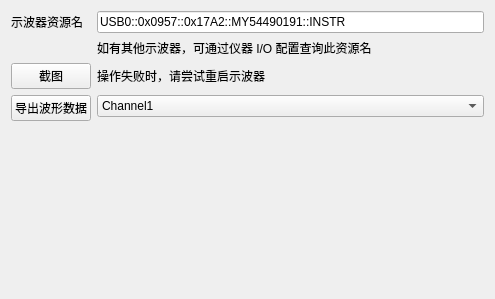
<?xml version="1.0" encoding="UTF-8"?>
<ui version="4.0">
 <class>Form</class>
 <widget class="QWidget" name="Form">
  <property name="geometry">
   <rect>
    <x>0</x>
    <y>0</y>
    <width>495</width>
    <height>299</height>
   </rect>
  </property>
  <property name="windowTitle">
   <string>Form</string>
  </property>
  <layout class="QFormLayout" name="formLayout">
   <item row="0" column="0">
    <widget class="QLabel" name="label">
     <property name="text">
      <string>示波器资源名</string>
     </property>
    </widget>
   </item>
   <item row="0" column="1">
    <widget class="QLineEdit" name="resource">
     <property name="text">
      <string>USB0::0x0957::0x17A2::MY54490191::INSTR</string>
     </property>
    </widget>
   </item>
   <item row="1" column="1">
    <widget class="QLabel" name="label_3">
     <property name="text">
      <string>如有其他示波器，可通过仪器 I/O 配置查询此资源名</string>
     </property>
    </widget>
   </item>
   <item row="2" column="1">
    <widget class="QLabel" name="label_2">
     <property name="text">
      <string>操作失败时，请尝试重启示波器</string>
     </property>
    </widget>
   </item>
   <item row="2" column="0">
    <widget class="QPushButton" name="btnScreen">
     <property name="text">
      <string>截图</string>
     </property>
    </widget>
   </item>
   <item row="3" column="0">
    <widget class="QPushButton" name="btnWave">
     <property name="text">
      <string>导出波形数据</string>
     </property>
    </widget>
   </item>
   <item row="3" column="1">
    <widget class="QComboBox" name="channel">
     <item>
      <property name="text">
       <string>Channel1</string>
      </property>
     </item>
     <item>
      <property name="text">
       <string>Channel2</string>
      </property>
     </item>
     <item>
      <property name="text">
       <string>Channel3</string>
      </property>
     </item>
     <item>
      <property name="text">
       <string>Channel4</string>
      </property>
     </item>
     <item>
      <property name="text">
       <string/>
      </property>
     </item>
    </widget>
   </item>
  </layout>
 </widget>
 <resources/>
 <connections/>
</ui>
